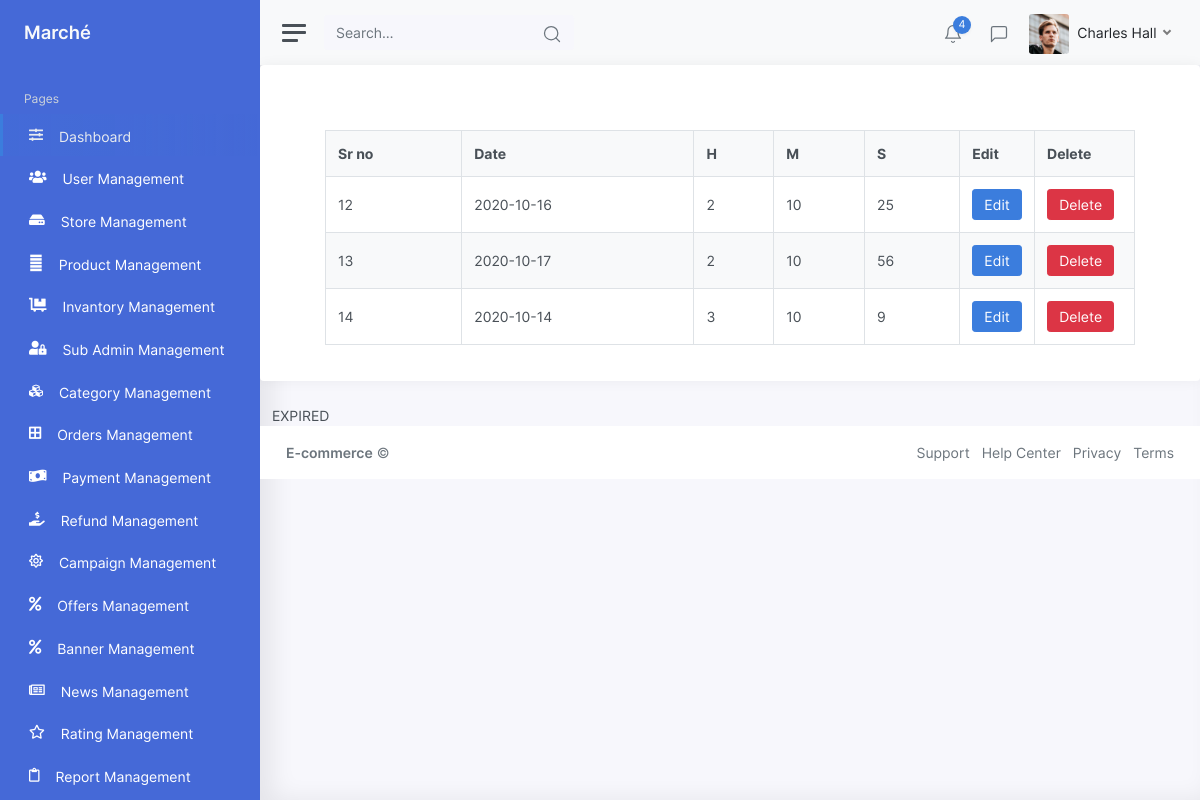
The app's page /Additems/index with its own data.
### tables this page shows
CREATE TABLE `timer` (
  `id` int(11) NOT NULL,
  `date` date NOT NULL,
  `h` int(50) NOT NULL,
  `m` int(50) NOT NULL,
  `s` int(50) NOT NULL
);

### application/controllers/Additems.php (called while the page is built, shortened)
<?php
class Additems extends Admin
{
	public function __construct()
	{
		$this->load->model('MyModel');
		$this->load->model('Common_model');
	}
	function index()
	{
		$users=$this->MyModel->all();
	    $data=array();
		$data['users']=$users;
		$this->load->view('list',$data);
	}
}

### index.php (called while the page is built, shortened)
<?php
require_once BASEPATH.'core/CodeIgniter.php';

### application/models/MyModel.php (called while the page is built, shortened)
<?php
class MyModel extends CI_Model
{
    function all(){
        $result = $this->db->get('timer')->result_array();
        return $result;
    }
}
?>

### application/views/list.php (the view, shortened to what this page needs)
<?php require("header.php");
require("sidebar.php"); ?>
<body>
<div class="card">
  <div class="card-body">
			 <table id="table_id" class="table table-condensed table-striped table-hover table-striped table-bordered">
				<tr>
					<th>Sr no</th>
					<th>Date</th>
					<th>H</th>
					<th>M</th>
					<th>S</th>
					<th width="60">Edit</th>
					<th width="100">Delete</th>
				</tr>
				<?php   foreach($users as $user) { ?>
				<tr>
					<td><?php  echo  $user['id']?></td>
					<td><?php  echo  $user['date']?></td>
					<td><?php  echo  $user['h']?></td>
					<td><?php  echo  $user['m']?></td>
					<td><?php  echo  $user['s']?></td>
					<td>
						<a href="<?php echo base_url().'Additems/edit/'.$user['id']?>" class=" btn btn-primary">Edit</a>
					</td>
					<td>
						<a href="<?php echo base_url().'Additems/delete/'.$user['id']?>" class=" btn btn-danger">Delete</a>
					</td>
				</tr>
			<?php }  ?>
			</table>
		</div>
	</div>
	<div class="container">
		<div  id="demo" >
	</div>
</div>
</body>
<?php include_once('footer.php');  ?>

### records on screen
timer: id "12", date "2020-10-16", h "2", m "10", s "25"
timer: id "13", date "2020-10-17", h "2", m "10", s "56"
timer: id "14", date "2020-10-14", h "3", m "10", s "9"
